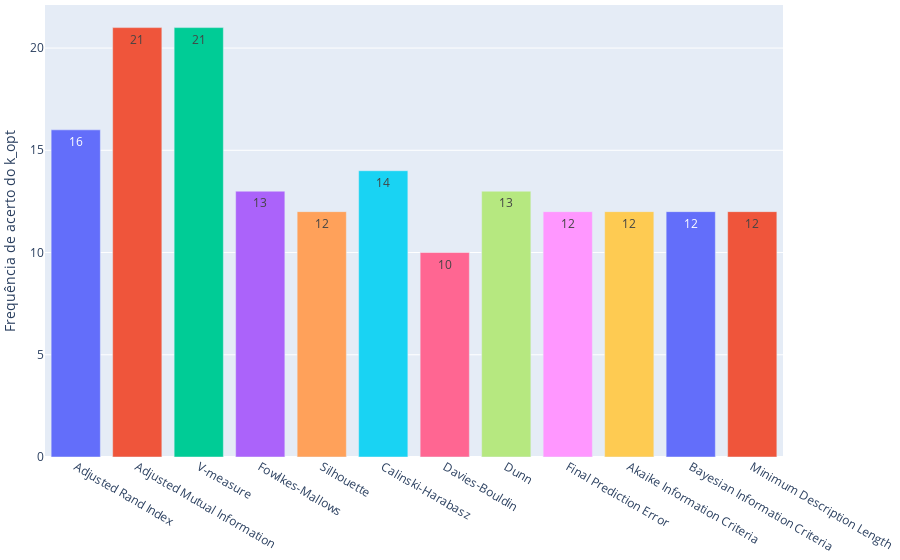
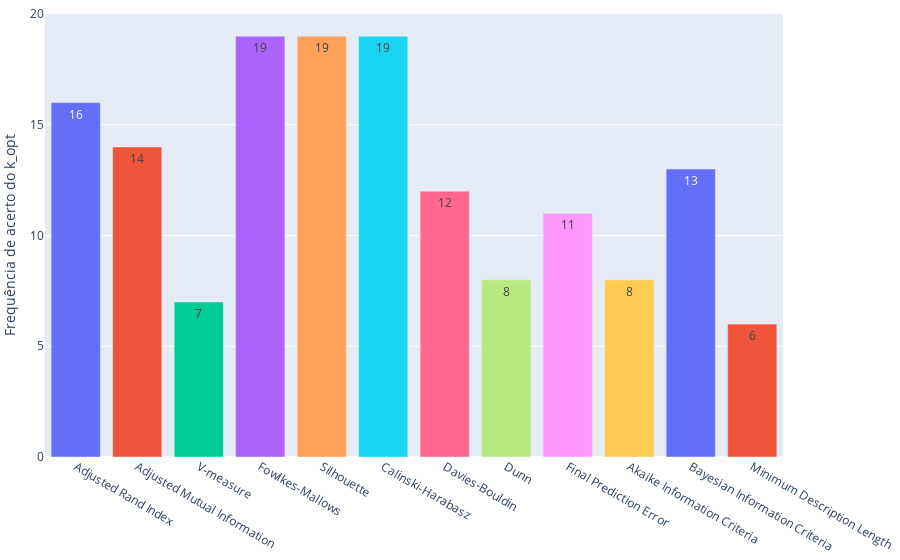
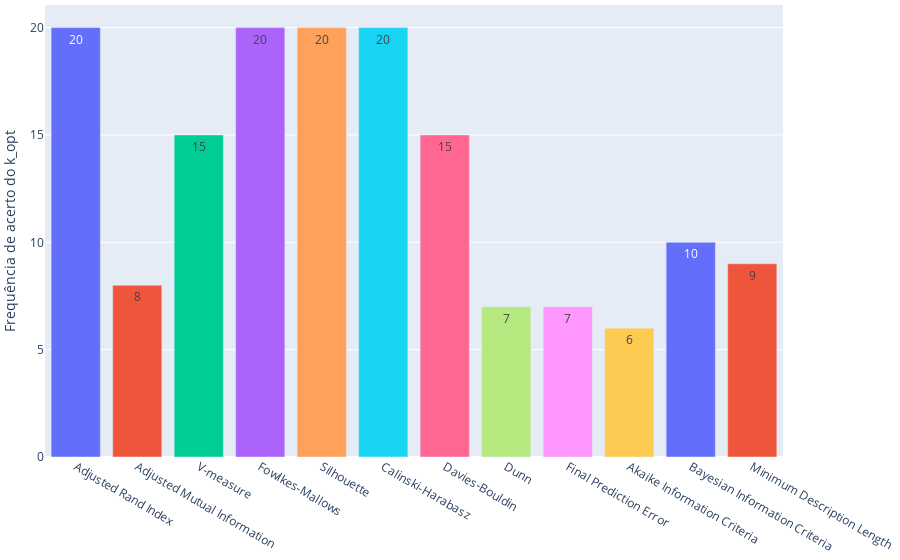
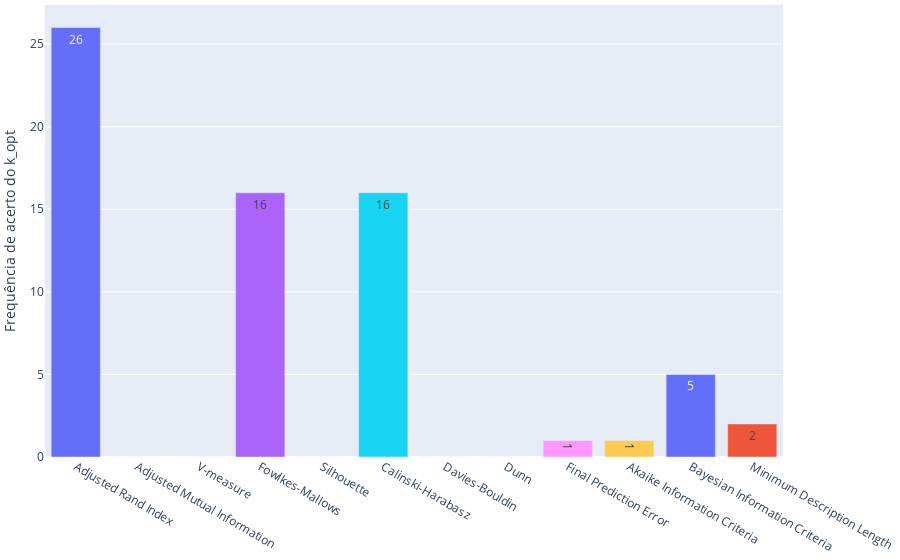

The code cell stored with these charts, in order, in its notebook:
### Markdown cell above
#### 1. Local clustering analysis

### Code cell
ResultProcessor.process_results_in_multiple_datasets(datasets, df_results, ResultProcessor.local_cluster_analysis)

### Figure 1 — Plotly figure (JSON) as saved in the notebook; plotly's stock layout.template omitted (floating-point values rounded to 4 significant figures)
{"data": [{"text": "16", "textposition": "auto", "type": "bar", "x": ["Adjusted Rand Index"], "y": [16]}, {"text": "21", "textposition": "auto", "type": "bar", "x": ["Adjusted Mutual Information"], "y": [21]}, {"text": "21", "textposition": "auto", "type": "bar", "x": ["V-measure"], "y": [21]}, {"text": "13", "textposition": "auto", "type": "bar", "x": ["Fowlkes-Mallows"], "y": [13]}, {"text": "12", "textposition": "auto", "type": "bar", "x": ["Silhouette"], "y": [12]}, {"text": "14", "textposition": "auto", "type": "bar", "x": ["Calinski-Harabasz"], "y": [14]}, {"text": "10", "textposition": "auto", "type": "bar", "x": ["Davies-Bouldin"], "y": [10]}, {"text": "13", "textposition": "auto", "type": "bar", "x": ["Dunn"], "y": [13]}, {"text": "12", "textposition": "auto", "type": "bar", "x": ["Final Prediction Error"], "y": [12]}, {"text": "12", "textposition": "auto", "type": "bar", "x": ["Akaike Information Criteria"], "y": [12]}, {"text": "12", "textposition": "auto", "type": "bar", "x": ["Bayesian Information Criteria"], "y": [12]}, {"text": "12", "textposition": "auto", "type": "bar", "x": ["Minimum Description Length"], "y": [12]}], "layout": {"margin": {"b": 20, "l": 20, "r": 5, "t": 5}, "showlegend": false, "yaxis": {"title": {"text": "Frequência de acerto do k_opt"}}}}

### Figure 2 — Plotly figure (JSON) as saved in the notebook; plotly's stock layout.template omitted (floating-point values rounded to 4 significant figures)
{"data": [{"text": "16", "textposition": "auto", "type": "bar", "x": ["Adjusted Rand Index"], "y": [16]}, {"text": "14", "textposition": "auto", "type": "bar", "x": ["Adjusted Mutual Information"], "y": [14]}, {"text": "7", "textposition": "auto", "type": "bar", "x": ["V-measure"], "y": [7]}, {"text": "19", "textposition": "auto", "type": "bar", "x": ["Fowlkes-Mallows"], "y": [19]}, {"text": "19", "textposition": "auto", "type": "bar", "x": ["Silhouette"], "y": [19]}, {"text": "19", "textposition": "auto", "type": "bar", "x": ["Calinski-Harabasz"], "y": [19]}, {"text": "12", "textposition": "auto", "type": "bar", "x": ["Davies-Bouldin"], "y": [12]}, {"text": "8", "textposition": "auto", "type": "bar", "x": ["Dunn"], "y": [8]}, {"text": "11", "textposition": "auto", "type": "bar", "x": ["Final Prediction Error"], "y": [11]}, {"text": "8", "textposition": "auto", "type": "bar", "x": ["Akaike Information Criteria"], "y": [8]}, {"text": "13", "textposition": "auto", "type": "bar", "x": ["Bayesian Information Criteria"], "y": [13]}, {"text": "6", "textposition": "auto", "type": "bar", "x": ["Minimum Description Length"], "y": [6]}], "layout": {"margin": {"b": 20, "l": 20, "r": 5, "t": 5}, "showlegend": false, "yaxis": {"title": {"text": "Frequência de acerto do k_opt"}}}}

### Figure 3 — Plotly figure (JSON) as saved in the notebook; plotly's stock layout.template omitted (floating-point values rounded to 4 significant figures)
{"data": [{"text": "20", "textposition": "auto", "type": "bar", "x": ["Adjusted Rand Index"], "y": [20]}, {"text": "8", "textposition": "auto", "type": "bar", "x": ["Adjusted Mutual Information"], "y": [8]}, {"text": "15", "textposition": "auto", "type": "bar", "x": ["V-measure"], "y": [15]}, {"text": "20", "textposition": "auto", "type": "bar", "x": ["Fowlkes-Mallows"], "y": [20]}, {"text": "20", "textposition": "auto", "type": "bar", "x": ["Silhouette"], "y": [20]}, {"text": "20", "textposition": "auto", "type": "bar", "x": ["Calinski-Harabasz"], "y": [20]}, {"text": "15", "textposition": "auto", "type": "bar", "x": ["Davies-Bouldin"], "y": [15]}, {"text": "7", "textposition": "auto", "type": "bar", "x": ["Dunn"], "y": [7]}, {"text": "7", "textposition": "auto", "type": "bar", "x": ["Final Prediction Error"], "y": [7]}, {"text": "6", "textposition": "auto", "type": "bar", "x": ["Akaike Information Criteria"], "y": [6]}, {"text": "10", "textposition": "auto", "type": "bar", "x": ["Bayesian Information Criteria"], "y": [10]}, {"text": "9", "textposition": "auto", "type": "bar", "x": ["Minimum Description Length"], "y": [9]}], "layout": {"margin": {"b": 20, "l": 20, "r": 5, "t": 5}, "showlegend": false, "yaxis": {"title": {"text": "Frequência de acerto do k_opt"}}}}

### Figure 4 — Plotly figure (JSON) as saved in the notebook; plotly's stock layout.template omitted (floating-point values rounded to 4 significant figures)
{"data": [{"text": "26", "textposition": "auto", "type": "bar", "x": ["Adjusted Rand Index"], "y": [26]}, {"text": "0", "textposition": "auto", "type": "bar", "x": ["Adjusted Mutual Information"], "y": [0]}, {"text": "0", "textposition": "auto", "type": "bar", "x": ["V-measure"], "y": [0]}, {"text": "16", "textposition": "auto", "type": "bar", "x": ["Fowlkes-Mallows"], "y": [16]}, {"text": "0", "textposition": "auto", "type": "bar", "x": ["Silhouette"], "y": [0]}, {"text": "16", "textposition": "auto", "type": "bar", "x": ["Calinski-Harabasz"], "y": [16]}, {"text": "0", "textposition": "auto", "type": "bar", "x": ["Davies-Bouldin"], "y": [0]}, {"text": "0", "textposition": "auto", "type": "bar", "x": ["Dunn"], "y": [0]}, {"text": "1", "textposition": "auto", "type": "bar", "x": ["Final Prediction Error"], "y": [1]}, {"text": "1", "textposition": "auto", "type": "bar", "x": ["Akaike Information Criteria"], "y": [1]}, {"text": "5", "textposition": "auto", "type": "bar", "x": ["Bayesian Information Criteria"], "y": [5]}, {"text": "2", "textposition": "auto", "type": "bar", "x": ["Minimum Description Length"], "y": [2]}], "layout": {"margin": {"b": 20, "l": 20, "r": 5, "t": 5}, "showlegend": false, "yaxis": {"title": {"text": "Frequência de acerto do k_opt"}}}}
